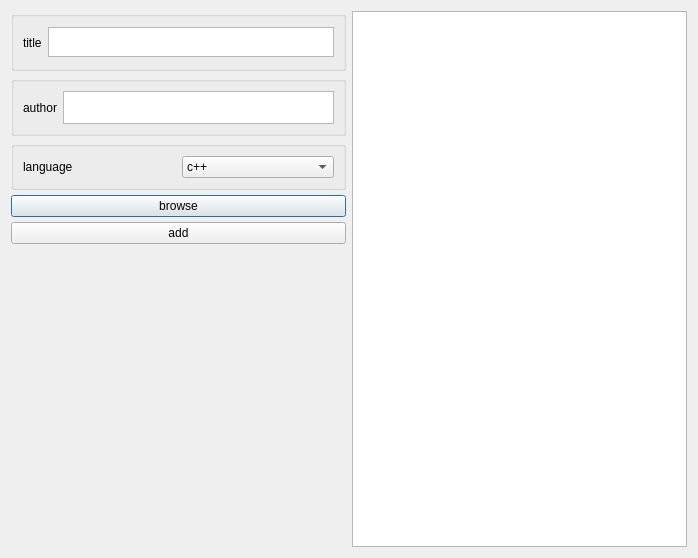
<?xml version="1.0" encoding="UTF-8"?>
<ui version="4.0">
 <class>AddSnippetWindow</class>
 <widget class="QDialog" name="AddSnippetWindow">
  <property name="geometry">
   <rect>
    <x>0</x>
    <y>0</y>
    <width>698</width>
    <height>558</height>
   </rect>
  </property>
  <property name="sizePolicy">
   <sizepolicy hsizetype="Expanding" vsizetype="Expanding">
    <horstretch>0</horstretch>
    <verstretch>0</verstretch>
   </sizepolicy>
  </property>
  <property name="maximumSize">
   <size>
    <width>16777215</width>
    <height>16777215</height>
   </size>
  </property>
  <property name="windowTitle">
   <string>Dialog</string>
  </property>
  <layout class="QHBoxLayout" name="horizontalLayout_4">
   <item>
    <layout class="QVBoxLayout" name="verticalLayout" stretch="0,0,0,0,0,0">
     <property name="spacing">
      <number>5</number>
     </property>
     <property name="sizeConstraint">
      <enum>QLayout::SetFixedSize</enum>
     </property>
     <item>
      <widget class="QGroupBox" name="groupBox_3">
       <property name="maximumSize">
        <size>
         <width>16777215</width>
         <height>60</height>
        </size>
       </property>
       <property name="title">
        <string/>
       </property>
       <layout class="QHBoxLayout" name="horizontalLayout_3">
        <item>
         <widget class="QLabel" name="label">
          <property name="text">
           <string>title</string>
          </property>
         </widget>
        </item>
        <item>
         <spacer name="horizontalSpacer">
          <property name="orientation">
           <enum>Qt::Horizontal</enum>
          </property>
          <property name="sizeType">
           <enum>QSizePolicy::Fixed</enum>
          </property>
          <property name="sizeHint" stdset="0">
           <size>
            <width>0</width>
            <height>0</height>
           </size>
          </property>
         </spacer>
        </item>
        <item>
         <widget class="QTextEdit" name="text_title">
          <property name="maximumSize">
           <size>
            <width>16777215</width>
            <height>30</height>
           </size>
          </property>
         </widget>
        </item>
       </layout>
      </widget>
     </item>
     <item>
      <widget class="QGroupBox" name="groupBox_2">
       <property name="maximumSize">
        <size>
         <width>16777215</width>
         <height>60</height>
        </size>
       </property>
       <property name="title">
        <string/>
       </property>
       <layout class="QHBoxLayout" name="horizontalLayout_2">
        <item>
         <widget class="QLabel" name="label_3">
          <property name="maximumSize">
           <size>
            <width>16777215</width>
            <height>50</height>
           </size>
          </property>
          <property name="text">
           <string>author</string>
          </property>
         </widget>
        </item>
        <item>
         <widget class="QTextEdit" name="text_author">
          <property name="html">
           <string>&lt;!DOCTYPE HTML PUBLIC &quot;-//W3C//DTD HTML 4.0//EN&quot; &quot;http://www.w3.org/TR/REC-html40/strict.dtd&quot;&gt;
&lt;html&gt;&lt;head&gt;&lt;meta name=&quot;qrichtext&quot; content=&quot;1&quot; /&gt;&lt;style type=&quot;text/css&quot;&gt;
p, li { white-space: pre-wrap; }
&lt;/style&gt;&lt;/head&gt;&lt;body style=&quot; font-family:'Ubuntu'; font-size:11pt; font-weight:400; font-style:normal;&quot;&gt;
&lt;p style=&quot;-qt-paragraph-type:empty; margin-top:0px; margin-bottom:0px; margin-left:0px; margin-right:0px; -qt-block-indent:0; text-indent:0px; font-size:10pt;&quot;&gt;&lt;br /&gt;&lt;/p&gt;&lt;/body&gt;&lt;/html&gt;</string>
          </property>
         </widget>
        </item>
       </layout>
      </widget>
     </item>
     <item>
      <widget class="QGroupBox" name="groupBox">
       <property name="maximumSize">
        <size>
         <width>16777215</width>
         <height>60</height>
        </size>
       </property>
       <property name="title">
        <string/>
       </property>
       <layout class="QHBoxLayout" name="horizontalLayout">
        <item>
         <widget class="QLabel" name="label_2">
          <property name="text">
           <string>language</string>
          </property>
         </widget>
        </item>
        <item>
         <widget class="QComboBox" name="lang_box">
          <item>
           <property name="text">
            <string>c++</string>
           </property>
          </item>
          <item>
           <property name="text">
            <string>python</string>
           </property>
          </item>
          <item>
           <property name="text">
            <string>javascript</string>
           </property>
          </item>
         </widget>
        </item>
       </layout>
      </widget>
     </item>
     <item>
      <widget class="QPushButton" name="browse_button">
       <property name="text">
        <string>browse</string>
       </property>
      </widget>
     </item>
     <item>
      <widget class="QPushButton" name="add_button">
       <property name="text">
        <string>add</string>
       </property>
      </widget>
     </item>
     <item>
      <spacer name="verticalSpacer">
       <property name="orientation">
        <enum>Qt::Vertical</enum>
       </property>
       <property name="sizeHint" stdset="0">
        <size>
         <width>20</width>
         <height>40</height>
        </size>
       </property>
      </spacer>
     </item>
    </layout>
   </item>
   <item>
    <layout class="QVBoxLayout" name="verticalLayout_2">
     <item>
      <widget class="QTextEdit" name="text_snippet">
       <property name="sizePolicy">
        <sizepolicy hsizetype="Expanding" vsizetype="Expanding">
         <horstretch>3</horstretch>
         <verstretch>0</verstretch>
        </sizepolicy>
       </property>
       <property name="font">
        <font>
         <family>Ubuntu Mono</family>
        </font>
       </property>
      </widget>
     </item>
    </layout>
   </item>
  </layout>
 </widget>
 <resources/>
 <connections/>
</ui>
